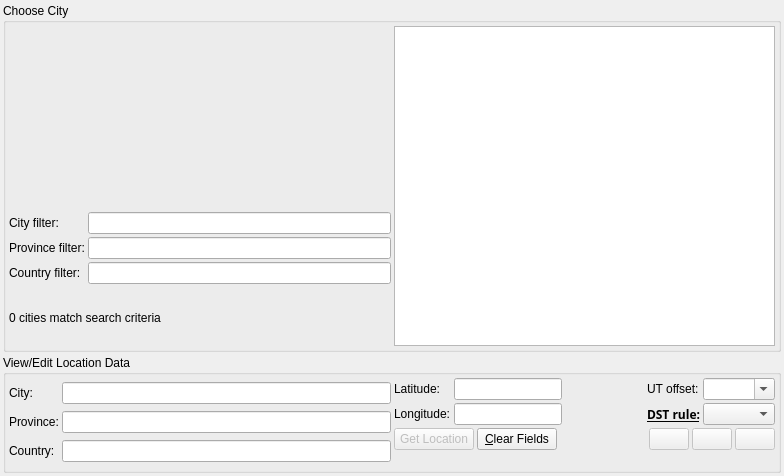
<?xml version="1.0" encoding="UTF-8"?>
<ui version="4.0">
 <class>LocationDialog</class>
 <widget class="QWidget" name="LocationDialog">
  <property name="geometry">
   <rect>
    <x>0</x>
    <y>0</y>
    <width>784</width>
    <height>476</height>
   </rect>
  </property>
  <layout class="QVBoxLayout">
   <property name="spacing">
    <number>3</number>
   </property>
   <property name="leftMargin">
    <number>3</number>
   </property>
   <property name="topMargin">
    <number>3</number>
   </property>
   <property name="rightMargin">
    <number>3</number>
   </property>
   <property name="bottomMargin">
    <number>3</number>
   </property>
   <item>
    <widget class="QGroupBox" name="CityGroupBox">
     <property name="title">
      <string>Choose City</string>
     </property>
     <layout class="QHBoxLayout">
      <property name="spacing">
       <number>3</number>
      </property>
      <property name="leftMargin">
       <number>3</number>
      </property>
      <property name="topMargin">
       <number>3</number>
      </property>
      <property name="rightMargin">
       <number>3</number>
      </property>
      <property name="bottomMargin">
       <number>3</number>
      </property>
      <item>
       <layout class="QVBoxLayout">
        <property name="spacing">
         <number>6</number>
        </property>
        <property name="leftMargin">
         <number>0</number>
        </property>
        <property name="topMargin">
         <number>0</number>
        </property>
        <property name="rightMargin">
         <number>0</number>
        </property>
        <property name="bottomMargin">
         <number>0</number>
        </property>
        <item>
         <layout class="QHBoxLayout">
          <property name="spacing">
           <number>6</number>
          </property>
          <property name="leftMargin">
           <number>0</number>
          </property>
          <property name="topMargin">
           <number>0</number>
          </property>
          <property name="rightMargin">
           <number>0</number>
          </property>
          <property name="bottomMargin">
           <number>0</number>
          </property>
          <item>
           <widget class="MapCanvas" name="MapView">
            <property name="sizePolicy">
             <sizepolicy hsizetype="Expanding" vsizetype="Expanding">
              <horstretch>0</horstretch>
              <verstretch>0</verstretch>
             </sizepolicy>
            </property>
            <property name="minimumSize">
             <size>
              <width>360</width>
              <height>180</height>
             </size>
            </property>
            <property name="maximumSize">
             <size>
              <width>360</width>
              <height>180</height>
             </size>
            </property>
            <property name="frameShape">
             <enum>QFrame::NoFrame</enum>
            </property>
            <property name="frameShadow">
             <enum>QFrame::Plain</enum>
            </property>
           </widget>
          </item>
         </layout>
        </item>
        <item>
         <layout class="QGridLayout">
          <property name="leftMargin">
           <number>0</number>
          </property>
          <property name="topMargin">
           <number>0</number>
          </property>
          <property name="rightMargin">
           <number>0</number>
          </property>
          <property name="bottomMargin">
           <number>0</number>
          </property>
          <property name="spacing">
           <number>3</number>
          </property>
          <item row="2" column="0">
           <widget class="QLabel" name="CountryFiltLabel">
            <property name="text">
             <string>Country filter:</string>
            </property>
           </widget>
          </item>
          <item row="1" column="1">
           <widget class="QLineEdit" name="ProvinceFilter"/>
          </item>
          <item row="0" column="0">
           <widget class="QLabel" name="CityFiltLabel">
            <property name="text">
             <string>City filter:</string>
            </property>
           </widget>
          </item>
          <item row="2" column="1">
           <widget class="QLineEdit" name="CountryFilter"/>
          </item>
          <item row="0" column="1">
           <widget class="QLineEdit" name="CityFilter"/>
          </item>
          <item row="1" column="0">
           <widget class="QLabel" name="ProvinceFiltLabel">
            <property name="text">
             <string>Province filter:</string>
            </property>
           </widget>
          </item>
         </layout>
        </item>
        <item>
         <widget class="QLabel" name="CountLabel">
          <property name="text">
           <string>0 cities match search criteria</string>
          </property>
         </widget>
        </item>
       </layout>
      </item>
      <item>
       <widget class="QListWidget" name="GeoBox"/>
      </item>
     </layout>
    </widget>
   </item>
   <item>
    <widget class="QGroupBox" name="EditGroupBox">
     <property name="sizePolicy">
      <sizepolicy hsizetype="Preferred" vsizetype="Preferred">
       <horstretch>0</horstretch>
       <verstretch>0</verstretch>
      </sizepolicy>
     </property>
     <property name="title">
      <string>View/Edit Location Data</string>
     </property>
     <layout class="QHBoxLayout">
      <property name="spacing">
       <number>3</number>
      </property>
      <property name="leftMargin">
       <number>3</number>
      </property>
      <property name="topMargin">
       <number>3</number>
      </property>
      <property name="rightMargin">
       <number>3</number>
      </property>
      <property name="bottomMargin">
       <number>3</number>
      </property>
      <item>
       <layout class="QGridLayout">
        <property name="leftMargin">
         <number>0</number>
        </property>
        <property name="topMargin">
         <number>0</number>
        </property>
        <property name="rightMargin">
         <number>0</number>
        </property>
        <property name="bottomMargin">
         <number>0</number>
        </property>
        <property name="spacing">
         <number>3</number>
        </property>
        <item row="1" column="1">
         <widget class="QLineEdit" name="NewProvinceName">
          <property name="minimumSize">
           <size>
            <width>140</width>
            <height>0</height>
           </size>
          </property>
         </widget>
        </item>
        <item row="2" column="1">
         <widget class="QLineEdit" name="NewCountryName">
          <property name="minimumSize">
           <size>
            <width>140</width>
            <height>0</height>
           </size>
          </property>
         </widget>
        </item>
        <item row="0" column="0">
         <widget class="QLabel" name="NewCityLabel">
          <property name="text">
           <string>City:</string>
          </property>
         </widget>
        </item>
        <item row="0" column="1">
         <widget class="QLineEdit" name="NewCityName">
          <property name="minimumSize">
           <size>
            <width>140</width>
            <height>0</height>
           </size>
          </property>
         </widget>
        </item>
        <item row="1" column="0">
         <widget class="QLabel" name="NewProvinceLabel">
          <property name="text">
           <string>Province:</string>
          </property>
         </widget>
        </item>
        <item row="2" column="0">
         <widget class="QLabel" name="NewCountryLabel">
          <property name="text">
           <string>Country:</string>
          </property>
         </widget>
        </item>
       </layout>
      </item>
      <item>
       <layout class="QVBoxLayout">
        <property name="spacing">
         <number>3</number>
        </property>
        <property name="leftMargin">
         <number>0</number>
        </property>
        <property name="topMargin">
         <number>0</number>
        </property>
        <property name="rightMargin">
         <number>0</number>
        </property>
        <property name="bottomMargin">
         <number>0</number>
        </property>
        <item>
         <layout class="QHBoxLayout">
          <property name="spacing">
           <number>3</number>
          </property>
          <property name="leftMargin">
           <number>0</number>
          </property>
          <property name="topMargin">
           <number>0</number>
          </property>
          <property name="rightMargin">
           <number>0</number>
          </property>
          <property name="bottomMargin">
           <number>0</number>
          </property>
          <item>
           <layout class="QGridLayout">
            <property name="leftMargin">
             <number>0</number>
            </property>
            <property name="topMargin">
             <number>0</number>
            </property>
            <property name="rightMargin">
             <number>0</number>
            </property>
            <property name="bottomMargin">
             <number>0</number>
            </property>
            <property name="spacing">
             <number>3</number>
            </property>
            <item row="1" column="0">
             <widget class="QLabel" name="LongLabel">
              <property name="text">
               <string>Longitude:</string>
              </property>
             </widget>
            </item>
            <item row="1" column="1">
             <widget class="dmsBox" name="NewLong">
              <property name="sizePolicy">
               <sizepolicy hsizetype="Preferred" vsizetype="Fixed">
                <horstretch>0</horstretch>
                <verstretch>0</verstretch>
               </sizepolicy>
              </property>
              <property name="minimumSize">
               <size>
                <width>100</width>
                <height>0</height>
               </size>
              </property>
             </widget>
            </item>
            <item row="0" column="0">
             <widget class="QLabel" name="LatLabel">
              <property name="text">
               <string>Latitude:</string>
              </property>
             </widget>
            </item>
            <item row="0" column="1">
             <widget class="dmsBox" name="NewLat">
              <property name="sizePolicy">
               <sizepolicy hsizetype="Preferred" vsizetype="Fixed">
                <horstretch>0</horstretch>
                <verstretch>0</verstretch>
               </sizepolicy>
              </property>
              <property name="minimumSize">
               <size>
                <width>100</width>
                <height>0</height>
               </size>
              </property>
             </widget>
            </item>
           </layout>
          </item>
          <item>
           <spacer>
            <property name="orientation">
             <enum>Qt::Horizontal</enum>
            </property>
            <property name="sizeHint" stdset="0">
             <size>
              <width>16</width>
              <height>21</height>
             </size>
            </property>
           </spacer>
          </item>
          <item>
           <layout class="QGridLayout">
            <property name="leftMargin">
             <number>0</number>
            </property>
            <property name="topMargin">
             <number>0</number>
            </property>
            <property name="rightMargin">
             <number>0</number>
            </property>
            <property name="bottomMargin">
             <number>0</number>
            </property>
            <property name="spacing">
             <number>3</number>
            </property>
            <item row="1" column="0">
             <widget class="QLabel" name="DSTLabel">
              <property name="sizePolicy">
               <sizepolicy hsizetype="Preferred" vsizetype="Preferred">
                <horstretch>0</horstretch>
                <verstretch>0</verstretch>
               </sizepolicy>
              </property>
              <property name="font">
               <font>
                <family>Sans Serif</family>
                <pointsize>9</pointsize>
                <weight>75</weight>
                <italic>false</italic>
                <bold>true</bold>
                <underline>true</underline>
                <strikeout>false</strikeout>
               </font>
              </property>
              <property name="text">
               <string>DST rule:</string>
              </property>
             </widget>
            </item>
            <item row="1" column="1">
             <widget class="QComboBox" name="DSTRuleBox"/>
            </item>
            <item row="0" column="0">
             <widget class="QLabel" name="TZLabel">
              <property name="text">
               <string>UT offset:</string>
              </property>
             </widget>
            </item>
            <item row="0" column="1">
             <widget class="QComboBox" name="TZBox">
              <property name="editable">
               <bool>true</bool>
              </property>
             </widget>
            </item>
           </layout>
          </item>
         </layout>
        </item>
        <item>
         <layout class="QHBoxLayout">
          <property name="spacing">
           <number>3</number>
          </property>
          <property name="leftMargin">
           <number>0</number>
          </property>
          <property name="topMargin">
           <number>0</number>
          </property>
          <property name="rightMargin">
           <number>0</number>
          </property>
          <property name="bottomMargin">
           <number>0</number>
          </property>
          <item>
           <widget class="QPushButton" name="GetLocationButton">
            <property name="enabled">
             <bool>false</bool>
            </property>
            <property name="text">
             <string>Get Location</string>
            </property>
           </widget>
          </item>
          <item>
           <widget class="QPushButton" name="ClearFieldsButton">
            <property name="text">
             <string>&amp;Clear Fields</string>
            </property>
           </widget>
          </item>
          <item>
           <spacer>
            <property name="orientation">
             <enum>Qt::Horizontal</enum>
            </property>
            <property name="sizeHint" stdset="0">
             <size>
              <width>40</width>
              <height>20</height>
             </size>
            </property>
           </spacer>
          </item>
          <item>
           <widget class="QPushButton" name="AddCityButton">
            <property name="enabled">
             <bool>false</bool>
            </property>
            <property name="minimumSize">
             <size>
              <width>16</width>
              <height>16</height>
             </size>
            </property>
            <property name="toolTip">
             <string>Add City</string>
            </property>
            <property name="text">
             <string/>
            </property>
           </widget>
          </item>
          <item>
           <widget class="QPushButton" name="UpdateButton">
            <property name="enabled">
             <bool>false</bool>
            </property>
            <property name="minimumSize">
             <size>
              <width>16</width>
              <height>16</height>
             </size>
            </property>
            <property name="toolTip">
             <string>Update City</string>
            </property>
            <property name="statusTip">
             <string/>
            </property>
            <property name="text">
             <string/>
            </property>
           </widget>
          </item>
          <item>
           <widget class="QPushButton" name="RemoveButton">
            <property name="enabled">
             <bool>false</bool>
            </property>
            <property name="minimumSize">
             <size>
              <width>16</width>
              <height>16</height>
             </size>
            </property>
            <property name="toolTip">
             <string>Remove City</string>
            </property>
            <property name="text">
             <string/>
            </property>
           </widget>
          </item>
         </layout>
        </item>
        <item>
         <widget class="QLabel" name="errorLabel">
          <property name="palette">
           <palette>
            <active>
             <colorrole role="WindowText">
              <brush brushstyle="SolidPattern">
               <color alpha="255">
                <red>255</red>
                <green>0</green>
                <blue>0</blue>
               </color>
              </brush>
             </colorrole>
             <colorrole role="Text">
              <brush brushstyle="SolidPattern">
               <color alpha="255">
                <red>0</red>
                <green>0</green>
                <blue>0</blue>
               </color>
              </brush>
             </colorrole>
            </active>
            <inactive>
             <colorrole role="WindowText">
              <brush brushstyle="SolidPattern">
               <color alpha="255">
                <red>255</red>
                <green>0</green>
                <blue>0</blue>
               </color>
              </brush>
             </colorrole>
             <colorrole role="Text">
              <brush brushstyle="SolidPattern">
               <color alpha="255">
                <red>0</red>
                <green>0</green>
                <blue>0</blue>
               </color>
              </brush>
             </colorrole>
            </inactive>
            <disabled>
             <colorrole role="WindowText">
              <brush brushstyle="SolidPattern">
               <color alpha="255">
                <red>190</red>
                <green>190</green>
                <blue>190</blue>
               </color>
              </brush>
             </colorrole>
             <colorrole role="Text">
              <brush brushstyle="SolidPattern">
               <color alpha="255">
                <red>190</red>
                <green>190</green>
                <blue>190</blue>
               </color>
              </brush>
             </colorrole>
            </disabled>
           </palette>
          </property>
          <property name="font">
           <font>
            <weight>75</weight>
            <bold>true</bold>
           </font>
          </property>
          <property name="text">
           <string/>
          </property>
         </widget>
        </item>
       </layout>
      </item>
     </layout>
    </widget>
   </item>
  </layout>
 </widget>
 <customwidgets>
  <customwidget>
   <class>dmsBox</class>
   <extends>QLineEdit</extends>
   <header>widgets/dmsbox.h</header>
  </customwidget>
  <customwidget>
   <class>MapCanvas</class>
   <extends>QFrame</extends>
   <header>widgets/mapcanvas.h</header>
   <container>1</container>
  </customwidget>
 </customwidgets>
 <tabstops>
  <tabstop>CityFilter</tabstop>
  <tabstop>ProvinceFilter</tabstop>
  <tabstop>CountryFilter</tabstop>
  <tabstop>GeoBox</tabstop>
  <tabstop>NewCityName</tabstop>
  <tabstop>NewProvinceName</tabstop>
  <tabstop>NewCountryName</tabstop>
  <tabstop>NewLat</tabstop>
  <tabstop>NewLong</tabstop>
  <tabstop>TZBox</tabstop>
  <tabstop>DSTRuleBox</tabstop>
  <tabstop>AddCityButton</tabstop>
  <tabstop>UpdateButton</tabstop>
  <tabstop>RemoveButton</tabstop>
  <tabstop>ClearFieldsButton</tabstop>
 </tabstops>
 <resources/>
 <connections/>
</ui>
